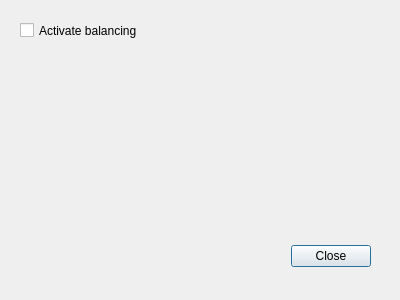
<?xml version="1.0" encoding="UTF-8"?>
<ui version="4.0">
 <class>DiagDialog</class>
 <widget class="QDialog" name="DiagDialog">
  <property name="geometry">
   <rect>
    <x>0</x>
    <y>0</y>
    <width>400</width>
    <height>300</height>
   </rect>
  </property>
  <property name="windowTitle">
   <string>Dialog</string>
  </property>
  <widget class="QDialogButtonBox" name="buttonBox">
   <property name="geometry">
    <rect>
     <x>30</x>
     <y>240</y>
     <width>341</width>
     <height>32</height>
    </rect>
   </property>
   <property name="orientation">
    <enum>Qt::Horizontal</enum>
   </property>
   <property name="standardButtons">
    <set>QDialogButtonBox::Close</set>
   </property>
  </widget>
  <widget class="QCheckBox" name="checkBox">
   <property name="geometry">
    <rect>
     <x>20</x>
     <y>20</y>
     <width>131</width>
     <height>21</height>
    </rect>
   </property>
   <property name="text">
    <string>Activate balancing</string>
   </property>
  </widget>
 </widget>
 <resources/>
 <connections>
  <connection>
   <sender>buttonBox</sender>
   <signal>accepted()</signal>
   <receiver>DiagDialog</receiver>
   <slot>accept()</slot>
   <hints>
    <hint type="sourcelabel">
     <x>248</x>
     <y>254</y>
    </hint>
    <hint type="destinationlabel">
     <x>157</x>
     <y>274</y>
    </hint>
   </hints>
  </connection>
  <connection>
   <sender>buttonBox</sender>
   <signal>rejected()</signal>
   <receiver>DiagDialog</receiver>
   <slot>reject()</slot>
   <hints>
    <hint type="sourcelabel">
     <x>316</x>
     <y>260</y>
    </hint>
    <hint type="destinationlabel">
     <x>286</x>
     <y>274</y>
    </hint>
   </hints>
  </connection>
 </connections>
</ui>
